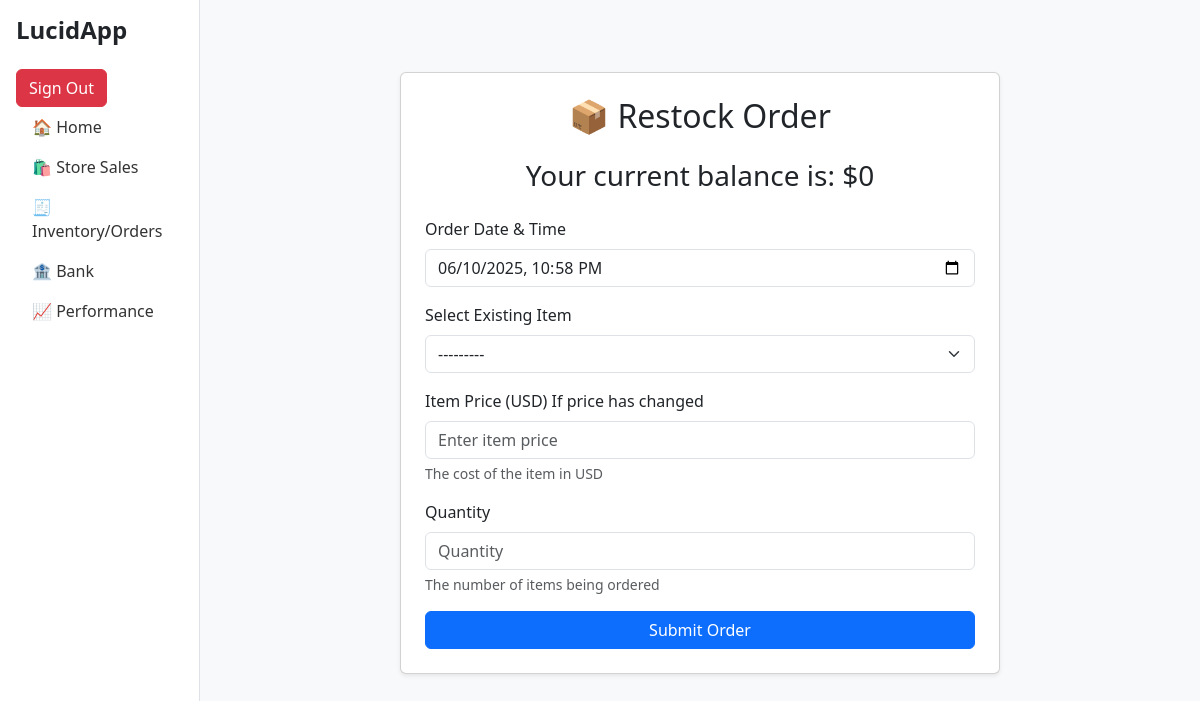
Before: /orders/restock-order (signed in) with the older database file.
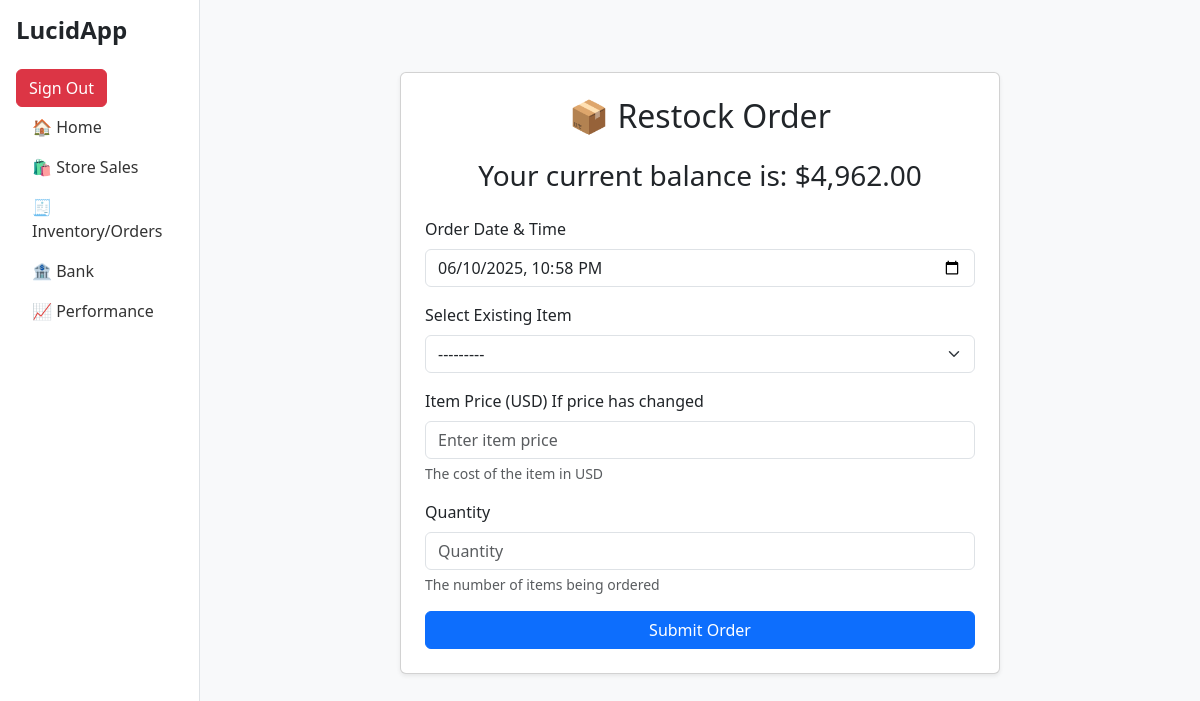
After: the same page with the newer database file.
### bank/models.py (models this page shows, shortened)
class BankTransaction(models.Model):
    date = models.DateTimeField(default=now)
    description = models.CharField(max_length=255, blank=False, null=False)
    debit = models.DecimalField(
        max_digits=10,
        decimal_places=2,
        blank=False,
        null=False
    )
    credit = models.DecimalField(
        max_digits=10,
        decimal_places=2,
        blank=True,
        null=False,
        default=0,
    )
    balance = models.DecimalField(
        max_digits=10,
        decimal_places=2,
        blank=True,
        null=False,
        default=0,
    )
    notes = models.TextField(
        blank=True,
        null=True,
    )

### orders/views.py (the view)
# urls.py: path('restock-order', views.create_existing_item_order, name='new_existing_order'),
@login_required
def create_existing_item_order(request):
    if request.method == "POST":
        form = ExistingItemOrderForm(request.POST)
        if form.is_valid():
            date = form.cleaned_data['date']
            amount = form.cleaned_data['amount']
            quantity = form.cleaned_data['quantity']
            existing_item = form.cleaned_data.get('existing_item')
            store_item = Inventory.objects.get(id=existing_item.id)
            if amount is not None and amount > 0:
                store_item.cost_price = amount  # Update the cost price
                store_item.save()  # Save the updated item to the database
            else:
                amount = store_item.cost_price  # Use existing cost price if no new amount provided
            print(amount)
            new_store_order = StoreOrder.objects.create(
                date=form.cleaned_data.get('date'),
                item=existing_item,
                amount=store_item.cost_price,
                quantity=form.cleaned_data.get('quantity'),
            )
            new_store_order.save()
            current_balance = get_current_balance()
            total_cost = store_item.cost_price * quantity
            if total_cost > current_balance:
                messages.error(request, "Insufficient balance for this order.")
                return redirect('orders:new_order')
            else:
                new_balance = current_balance - total_cost
                bank_transaction = BankTransaction.objects.create(
                    date=date,
                    description=f"Order for {quantity} x {store_item.name}",
                    debit=total_cost,
                    credit=0,
                    balance=new_balance,
                    notes=f"Order of {quantity} {store_item.name}(s) at ${store_item.cost_price} each."
                )
                bank_transaction.save()
                messages.success(request, "Order created successfully!")
                return redirect('orders:new_existing_order')
    else:
        form = ExistingItemOrderForm()
    context = {
        'form': form,
        'current_balance': get_current_balance(),
    }
    return render(request, 'orders/restock.html', context)

### orders/forms.py (shortened to what this page needs)
class ExistingItemOrderForm(forms.ModelForm):
    existing_item = forms.ModelChoiceField(
        queryset=Inventory.objects.all(),
        required=True,  # Ensure this field is mandatory
        widget=forms.Select(attrs={'class': 'form-select'}),
        label="Select Existing Item"
    )
    class Meta:
        model = StoreOrder
        fields = ['date', 'existing_item', 'amount', 'quantity']
        widgets = {
            'date': forms.DateTimeInput(attrs={'type': 'datetime-local', 'class': 'form-control'}),
            'amount': forms.NumberInput(attrs={'class': 'form-control', 'placeholder': 'Enter item price'}),
            'quantity': forms.NumberInput(attrs={'class': 'form-control', 'placeholder': 'Quantity'}),
        }
        labels = {
            'date': 'Order Date & Time',
            'amount': 'Item Price (USD) If price has changed',
            'quantity': 'Quantity',
        }

### orders/views.py (called while the page is built)
def get_current_balance():
    last_entry = BankTransaction.objects.order_by('-date').first()
    if last_entry:
        current_balance = last_entry.balance
    else:
        current_balance = 0  # Default value if no entries exist
    return current_balance

### templates/orders/restock.html (shortened to what this page needs)
{% extends 'base.html' %}
{% load humanize %}
{% block content %}
<div class="container mt-5">
  <div class="card shadow-sm mx-auto p-4" style="max-width: 600px;">
    <h2 class="mb-4 text-center">📦 Restock Order</h2>
    <h3 class="mb-4 text-center">Your current balance is: ${{ current_balance|intcomma  }}</h3>
    <form method="post">
      {% for field in form %}
        <div class="mb-3">
          <label for="{{ field.id_for_label }}" class="form-label">{{ field.label }}</label>
          {{ field }}
          {% if field.help_text %}
            <div class="form-text">{{ field.help_text }}</div>
          {% endif %}
        </div>
      {% endfor %}
      <div class="d-grid">
        <button type="submit" class="btn btn-primary">Submit Order</button>
      </div>
    </form>
  </div>
</div>
{% endblock %}

Changed rows visible on the page:
added BankTransaction: balance "4,962.00"
Other visible differences:
{{ current_balance|intcomma }}: "0" → (not shown)
